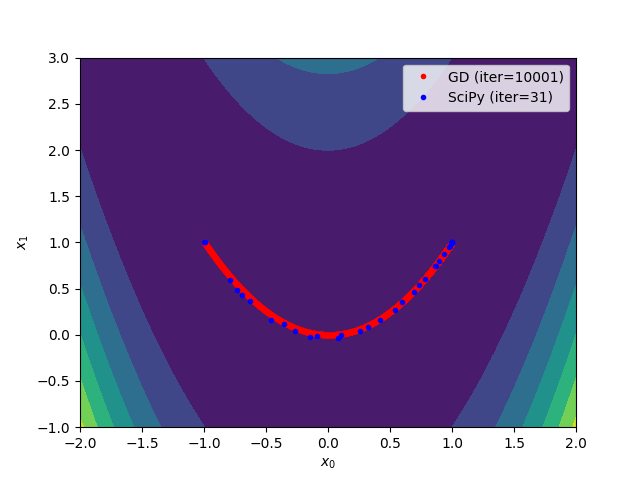

Python code for this plot:
import numpy as np
import matplotlib.pyplot as plt
from scipy.optimize import minimize

if __name__ == '__main__':
    # Define a cost function and its gradient
    f   = lambda x: (1 - x[0])**2 + 100*(x[1] - x[0]**2)**2
    fd  = lambda x: np.array([
        -2 * (1 - x[0]) - 400 * x[0] * (x[1] - x[0]**2),
        200 * (x[1] - x[0]**2)
    ]) # Fill the gradient vector as [df / dx[0], df / dx[1]]

    # Define configuration
    x_init = [-1, 1]   # Please try other initial points
    learn_rate = 0.001 # Please try 0.01, 0.005, and 0.0001
    max_iter = 10000   # Please try 100, 1000, and 100000
    min_tol = 1e-6

    # Optimize the cost function using my gradient descent
    x = np.array(x_init)
    gd_xs = [x]
    for i in range(max_iter):
        # Run the gradient descent
        xp = x
        grad = fd(x) # Implement your gradient descent
        x = x - learn_rate * grad
        gd_xs.append(x)

        # Check the terminal condition
        if np.linalg.norm(x - xp) < min_tol:
            break
    gd_xs = np.array(gd_xs)

    # Optimize the cost function using SciPy
    result = minimize(f, x_init, tol=min_tol, options={'maxiter': max_iter, 'return_all': True})
    sp_xs = np.array(result.allvecs)

    # Visualize the results
    x_range = np.linspace(-2, 2, 100)
    y_range = np.linspace(-1, 3, 100)
    xx, yy = np.meshgrid(x_range, y_range)
    zz = f((xx, yy))
    plt.contourf(xx, yy, zz)
    plt.plot(gd_xs[:,0], gd_xs[:,1], 'r.', label=f'GD (iter={len(gd_xs)})')
    plt.plot(sp_xs[:,0], sp_xs[:,1], 'b.', label=f'SciPy (iter={result.nit})')
    plt.xlabel('$x_0$')
    plt.ylabel('$x_1$')
    plt.legend()
    plt.show()
